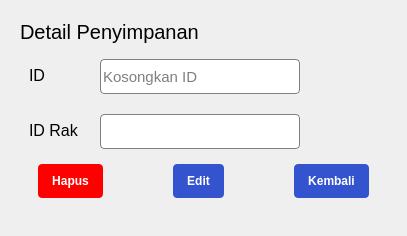
                    <widget class="QWidget" name="storageSecondPage">
                     <property name="sizePolicy">
                      <sizepolicy hsizetype="Expanding" vsizetype="Expanding">
                       <horstretch>0</horstretch>
                       <verstretch>0</verstretch>
                      </sizepolicy>
                     </property>
                     <property name="styleSheet">
                      <string notr="true">#fieldStorage_0,
#fieldStorage_1 {
	border: 1px solid #808080;
	border-radius: 4px;
}

#storageBackBtn, #storageEditBtn{
	border-radius: 4px;
	background-color: #3454cf;
	padding: 10px 14px;
	color: #fff;
}

#storageDeleteBtn{
	border-radius: 4px;
	background-color: red;
	padding: 10px 14px;
	color: #fff;
}</string>
                     </property>
                     <layout class="QVBoxLayout" name="verticalLayout_20">
                      <item>
                       <widget class="QWidget" name="storageSecondContent" native="true">
                        <property name="sizePolicy">
                         <sizepolicy hsizetype="Expanding" vsizetype="Expanding">
                          <horstretch>0</horstretch>
                          <verstretch>0</verstretch>
                         </sizepolicy>
                        </property>
                        <property name="styleSheet">
                         <string notr="true"/>
                        </property>
                        <layout class="QVBoxLayout" name="verticalLayout_21">
                         <item>
                          <widget class="QLabel" name="detailStorage">
                           <property name="sizePolicy">
                            <sizepolicy hsizetype="Preferred" vsizetype="Preferred">
                             <horstretch>0</horstretch>
                             <verstretch>0</verstretch>
                            </sizepolicy>
                           </property>
                           <property name="maximumSize">
                            <size>
                             <width>16777215</width>
                             <height>40</height>
                            </size>
                           </property>
                           <property name="font">
                            <font>
                             <pointsize>15</pointsize>
                            </font>
                           </property>
                           <property name="text">
                            <string>Detail Penyimpanan</string>
                           </property>
                          </widget>
                         </item>
                         <item>
                          <widget class="QWidget" name="storageForm" native="true">
                           <property name="sizePolicy">
                            <sizepolicy hsizetype="Expanding" vsizetype="Expanding">
                             <horstretch>0</horstretch>
                             <verstretch>0</verstretch>
                            </sizepolicy>
                           </property>
                           <property name="styleSheet">
                            <string notr="true"/>
                           </property>
                           <layout class="QVBoxLayout" name="verticalLayout_22">
                            <item>
                             <layout class="QFormLayout" name="formLayout_2">
                              <property name="horizontalSpacing">
                               <number>21</number>
                              </property>
                              <property name="verticalSpacing">
                               <number>20</number>
                              </property>
                              <item row="0" column="0">
                               <widget class="QLabel" name="label_6">
                                <property name="maximumSize">
                                 <size>
                                  <width>200</width>
                                  <height>16777215</height>
                                 </size>
                                </property>
                                <property name="font">
                                 <font>
                                  <pointsize>12</pointsize>
                                 </font>
                                </property>
                                <property name="text">
                                 <string>ID</string>
                                </property>
                               </widget>
                              </item>
                              <item row="0" column="1">
                               <widget class="QLineEdit" name="fieldStorage_0">
                                <property name="sizePolicy">
                                 <sizepolicy hsizetype="Preferred" vsizetype="Preferred">
                                  <horstretch>0</horstretch>
                                  <verstretch>0</verstretch>
                                 </sizepolicy>
                                </property>
                                <property name="minimumSize">
                                 <size>
                                  <width>0</width>
                                  <height>35</height>
                                 </size>
                                </property>
                                <property name="maximumSize">
                                 <size>
                                  <width>200</width>
                                  <height>200</height>
                                 </size>
                                </property>
                                <property name="font">
                                 <font>
                                  <pointsize>11</pointsize>
                                 </font>
                                </property>
                                <property name="text">
                                 <string/>
                                </property>
                                <property name="readOnly">
                                 <bool>true</bool>
                                </property>
                                <property name="placeholderText">
                                 <string>Kosongkan ID</string>
                                </property>
                               </widget>
                              </item>
                              <item row="1" column="0">
                               <widget class="QLabel" name="label_7">
                                <property name="maximumSize">
                                 <size>
                                  <width>200</width>
                                  <height>16777215</height>
                                 </size>
                                </property>
                                <property name="font">
                                 <font>
                                  <pointsize>12</pointsize>
                                 </font>
                                </property>
                                <property name="text">
                                 <string>ID Rak</string>
                                </property>
                               </widget>
                              </item>
                              <item row="1" column="1">
                               <widget class="QLineEdit" name="fieldStorage_1">
                                <property name="sizePolicy">
                                 <sizepolicy hsizetype="Preferred" vsizetype="Preferred">
                                  <horstretch>0</horstretch>
                                  <verstretch>0</verstretch>
                                 </sizepolicy>
                                </property>
                                <property name="minimumSize">
                                 <size>
                                  <width>0</width>
                                  <height>35</height>
                                 </size>
                                </property>
                                <property name="maximumSize">
                                 <size>
                                  <width>200</width>
                                  <height>200</height>
                                 </size>
                                </property>
                                <property name="font">
                                 <font>
                                  <pointsize>11</pointsize>
                                 </font>
                                </property>
                                <property name="text">
                                 <string/>
                                </property>
                               </widget>
                              </item>
                             </layout>
                            </item>
                            <item alignment="Qt::AlignRight">
                             <widget class="QWidget" name="btnForm_2" native="true">
                              <property name="sizePolicy">
                               <sizepolicy hsizetype="Preferred" vsizetype="Maximum">
                                <horstretch>0</horstretch>
                                <verstretch>0</verstretch>
                               </sizepolicy>
                              </property>
                              <layout class="QHBoxLayout" name="horizontalLayout_7">
                               <property name="spacing">
                                <number>70</number>
                               </property>
                               <item>
                                <widget class="QPushButton" name="storageDeleteBtn">
                                 <property name="font">
                                  <font>
                                   <pointsize>9</pointsize>
                                   <weight>75</weight>
                                   <bold>true</bold>
                                  </font>
                                 </property>
                                 <property name="cursor">
                                  <cursorShape>PointingHandCursor</cursorShape>
                                 </property>
                                 <property name="text">
                                  <string>Hapus</string>
                                 </property>
                                </widget>
                               </item>
                               <item>
                                <widget class="QPushButton" name="storageEditBtn">
                                 <property name="font">
                                  <font>
                                   <pointsize>9</pointsize>
                                   <weight>75</weight>
                                   <bold>true</bold>
                                  </font>
                                 </property>
                                 <property name="cursor">
                                  <cursorShape>PointingHandCursor</cursorShape>
                                 </property>
                                 <property name="text">
                                  <string>Edit</string>
                                 </property>
                                </widget>
                               </item>
                               <item>
                                <widget class="QPushButton" name="storageBackBtn">
                                 <property name="font">
                                  <font>
                                   <pointsize>9</pointsize>
                                   <weight>75</weight>
                                   <bold>true</bold>
                                  </font>
                                 </property>
                                 <property name="cursor">
                                  <cursorShape>PointingHandCursor</cursorShape>
                                 </property>
                                 <property name="text">
                                  <string>Kembali</string>
                                 </property>
                                </widget>
                               </item>
                              </layout>
                             </widget>
                            </item>
                           </layout>
                          </widget>
                         </item>
                        </layout>
                       </widget>
                      </item>
                     </layout>
                    </widget>
